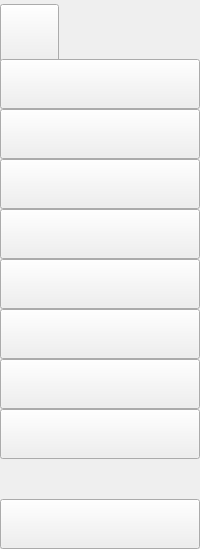
     <widget class="QWidget" name="widget" native="true">
      <layout class="QVBoxLayout" name="verticalLayout">
       <property name="spacing">
        <number>0</number>
       </property>
       <property name="leftMargin">
        <number>0</number>
       </property>
       <property name="topMargin">
        <number>0</number>
       </property>
       <property name="rightMargin">
        <number>0</number>
       </property>
       <property name="bottomMargin">
        <number>0</number>
       </property>
       <item>
        <layout class="QHBoxLayout" name="horizontalLayout_3">
         <property name="spacing">
          <number>0</number>
         </property>
         <property name="bottomMargin">
          <number>0</number>
         </property>
        </layout>
       </item>
       <item>
        <widget class="QPushButton" name="user_btn3">
         <property name="minimumSize">
          <size>
           <width>59</width>
           <height>59</height>
          </size>
         </property>
         <property name="maximumSize">
          <size>
           <width>50</width>
           <height>50</height>
          </size>
         </property>
         <property name="text">
          <string/>
         </property>
         <property name="icon">
          <iconset>
           <normaloff>image/account.svg</normaloff>image/account.svg</iconset>
         </property>
         <property name="iconSize">
          <size>
           <width>50</width>
           <height>50</height>
          </size>
         </property>
        </widget>
       </item>
       <item>
        <widget class="QPushButton" name="main_btn">
         <property name="minimumSize">
          <size>
           <width>50</width>
           <height>50</height>
          </size>
         </property>
         <property name="text">
          <string/>
         </property>
         <property name="icon">
          <iconset>
           <normaloff>image/main.png</normaloff>image/main.png</iconset>
         </property>
         <property name="iconSize">
          <size>
           <width>25</width>
           <height>25</height>
          </size>
         </property>
         <property name="checkable">
          <bool>true</bool>
         </property>
         <property name="autoExclusive">
          <bool>true</bool>
         </property>
        </widget>
       </item>
       <item>
        <widget class="QPushButton" name="room_btn">
         <property name="minimumSize">
          <size>
           <width>50</width>
           <height>50</height>
          </size>
         </property>
         <property name="text">
          <string/>
         </property>
         <property name="icon">
          <iconset>
           <normaloff>image/room.png</normaloff>image/room.png</iconset>
         </property>
         <property name="iconSize">
          <size>
           <width>25</width>
           <height>25</height>
          </size>
         </property>
         <property name="checkable">
          <bool>true</bool>
         </property>
         <property name="autoExclusive">
          <bool>true</bool>
         </property>
        </widget>
       </item>
       <item>
        <widget class="QPushButton" name="phieudatphong_btn">
         <property name="minimumSize">
          <size>
           <width>50</width>
           <height>50</height>
          </size>
         </property>
         <property name="text">
          <string/>
         </property>
         <property name="icon">
          <iconset>
           <normaloff>image/phieudat.png</normaloff>image/phieudat.png</iconset>
         </property>
         <property name="iconSize">
          <size>
           <width>25</width>
           <height>25</height>
          </size>
         </property>
        </widget>
       </item>
       <item>
        <widget class="QPushButton" name="phieuthue_btn">
         <property name="minimumSize">
          <size>
           <width>50</width>
           <height>50</height>
          </size>
         </property>
         <property name="text">
          <string/>
         </property>
         <property name="icon">
          <iconset>
           <normaloff>image/vote.png</normaloff>image/vote.png</iconset>
         </property>
         <property name="iconSize">
          <size>
           <width>25</width>
           <height>25</height>
          </size>
         </property>
        </widget>
       </item>
       <item>
        <widget class="QPushButton" name="bill_btn">
         <property name="minimumSize">
          <size>
           <width>50</width>
           <height>50</height>
          </size>
         </property>
         <property name="text">
          <string/>
         </property>
         <property name="icon">
          <iconset>
           <normaloff>image/bill.png</normaloff>image/bill.png</iconset>
         </property>
         <property name="iconSize">
          <size>
           <width>25</width>
           <height>25</height>
          </size>
         </property>
         <property name="checkable">
          <bool>true</bool>
         </property>
         <property name="autoExclusive">
          <bool>true</bool>
         </property>
        </widget>
       </item>
       <item>
        <widget class="QPushButton" name="customer_btn">
         <property name="minimumSize">
          <size>
           <width>50</width>
           <height>50</height>
          </size>
         </property>
         <property name="text">
          <string/>
         </property>
         <property name="icon">
          <iconset>
           <normaloff>image/customer.png</normaloff>image/customer.png</iconset>
         </property>
         <property name="iconSize">
          <size>
           <width>25</width>
           <height>25</height>
          </size>
         </property>
         <property name="checkable">
          <bool>true</bool>
         </property>
         <property name="autoExclusive">
          <bool>true</bool>
         </property>
        </widget>
       </item>
       <item>
        <widget class="QPushButton" name="staff_btn">
         <property name="minimumSize">
          <size>
           <width>50</width>
           <height>50</height>
          </size>
         </property>
         <property name="text">
          <string/>
         </property>
         <property name="icon">
          <iconset>
           <normaloff>image/staff.png</normaloff>image/staff.png</iconset>
         </property>
         <property name="iconSize">
          <size>
           <width>25</width>
           <height>25</height>
          </size>
         </property>
         <property name="checkable">
          <bool>true</bool>
         </property>
         <property name="autoExclusive">
          <bool>true</bool>
         </property>
        </widget>
       </item>
       <item>
        <widget class="QPushButton" name="report_btn">
         <property name="minimumSize">
          <size>
           <width>50</width>
           <height>50</height>
          </size>
         </property>
         <property name="text">
          <string/>
         </property>
         <property name="icon">
          <iconset>
           <normaloff>image/report.png</normaloff>image/report.png</iconset>
         </property>
         <property name="iconSize">
          <size>
           <width>25</width>
           <height>25</height>
          </size>
         </property>
         <property name="checkable">
          <bool>false</bool>
         </property>
         <property name="autoExclusive">
          <bool>true</bool>
         </property>
        </widget>
       </item>
       <item>
        <spacer name="verticalSpacer">
         <property name="orientation">
          <enum>Qt::Vertical</enum>
         </property>
         <property name="sizeHint" stdset="0">
          <size>
           <width>20</width>
           <height>40</height>
          </size>
         </property>
        </spacer>
       </item>
       <item>
        <widget class="QPushButton" name="logout_btn">
         <property name="minimumSize">
          <size>
           <width>40</width>
           <height>50</height>
          </size>
         </property>
         <property name="text">
          <string/>
         </property>
         <property name="icon">
          <iconset>
           <normaloff>image/log_out.svg</normaloff>image/log_out.svg</iconset>
         </property>
         <property name="iconSize">
          <size>
           <width>20</width>
           <height>20</height>
          </size>
         </property>
        </widget>
       </item>
      </layout>
     </widget>
